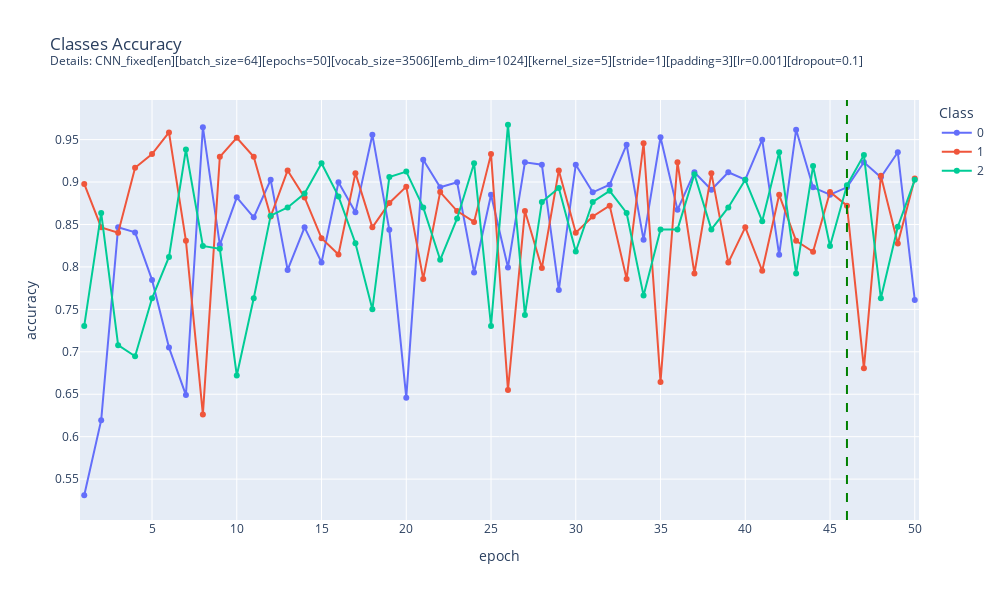

The notebook cell saved with this chart:
### Code cell
classes_res_en = pd.read_csv(classes_res_en_path)

# trick to reset index with classes values
classes_res_en["index"] = [0,1,2]*50
classes_res_en.set_index("index")

plot_classes_accuracy(
    classes_res_en, 
    vertical_line=46, # best epoch chosen
    subtitle="Details: " + BEST_CNN_EN.MODEL_DESCRIPTION
    )

### Figure 1 — Plotly figure (JSON) as saved in the notebook; plotly's stock layout.template omitted (floating-point values rounded to 4 significant figures)
{"data": [{"hovertemplate": "Class=0<br>epoch=%{x}<br>accuracy=%{y}<extra></extra>", "legendgroup": "0", "line": {"color": "#636efa", "dash": "solid"}, "marker": {"symbol": "circle"}, "mode": "lines+markers", "name": "0", "orientation": "v", "showlegend": true, "type": "scatter", "x": [1, 2, 3, 4, 5, 6, 7, 8, 9, 10, 11, 12, 13, 14, 15, 16, 17, 18, 19, 20, 21, 22, 23, 24, 25, 26, 27, 28, 29, 30, 31, 32, 33, 34, 35, 36, 37, 38, 39, 40, 41, 42, 43, 44, 45, 46, 47, 48, 49, 50], "xaxis": "x", "y": [0.531, 0.6195, 0.8466, 0.8407, 0.7847, 0.705, 0.649, 0.9646, 0.826, 0.882, 0.8584, 0.9027, 0.7965, 0.8466, 0.8053, 0.8997, 0.8643, 0.9558, 0.8437, 0.646, 0.9263, 0.8938, 0.8997, 0.7935, 0.885, 0.7994, 0.9233, 0.9204, 0.7729, 0.9204, 0.8879, 0.8968, 0.944, 0.8319, 0.9528, 0.8673, 0.9115, 0.8909, 0.9115, 0.9027, 0.9499, 0.8142, 0.9617, 0.8938, 0.885, 0.8938, 0.9233, 0.9056, 0.9351, 0.7611], "yaxis": "y"}, {"hovertemplate": "Class=1<br>epoch=%{x}<br>accuracy=%{y}<extra></extra>", "legendgroup": "1", "line": {"color": "#EF553B", "dash": "solid"}, "marker": {"symbol": "circle"}, "mode": "lines+markers", "name": "1", "orientation": "v", "showlegend": true, "type": "scatter", "x": [1, 2, 3, 4, 5, 6, 7, 8, 9, 10, 11, 12, 13, 14, 15, 16, 17, 18, 19, 20, 21, 22, 23, 24, 25, 26, 27, 28, 29, 30, 31, 32, 33, 34, 35, 36, 37, 38, 39, 40, 41, 42, 43, 44, 45, 46, 47, 48, 49, 50], "xaxis": "x", "y": [0.8978, 0.8466, 0.8403, 0.9169, 0.9329, 0.9585, 0.8307, 0.6262, 0.9297, 0.9521, 0.9297, 0.8594, 0.9137, 0.8818, 0.8339, 0.8147, 0.9105, 0.8466, 0.8754, 0.8946, 0.7859, 0.8882, 0.8658, 0.853, 0.9329, 0.655, 0.8658, 0.7987, 0.9137, 0.8403, 0.8594, 0.8722, 0.7859, 0.9457, 0.6645, 0.9233, 0.7923, 0.9105, 0.8051, 0.8466, 0.7955, 0.885, 0.8307, 0.8179, 0.8882, 0.8722, 0.6805, 0.9073, 0.8275, 0.9042], "yaxis": "y"}, {"hovertemplate": "Class=2<br>epoch=%{x}<br>accuracy=%{y}<extra></extra>", "legendgroup": "2", "line": {"color": "#00cc96", "dash": "solid"}, "marker": {"symbol": "circle"}, "mode": "lines+markers", "name": "2", "orientation": "v", "showlegend": true, "type": "scatter", "x": [1, 2, 3, 4, 5, 6, 7, 8, 9, 10, 11, 12, 13, 14, 15, 16, 17, 18, 19, 20, 21, 22, 23, 24, 25, 26, 27, 28, 29, 30, 31, 32, 33, 34, 35, 36, 37, 38, 39, 40, 41, 42, 43, 44, 45, 46, 47, 48, 49, 50], "xaxis": "x", "y": [0.7305, 0.8636, 0.7078, 0.6948, 0.763, 0.8117, 0.9383, 0.8247, 0.8214, 0.6721, 0.763, 0.8604, 0.8701, 0.8864, 0.9221, 0.8831, 0.8279, 0.75, 0.9058, 0.9123, 0.8701, 0.8084, 0.8571, 0.9221, 0.7305, 0.9675, 0.7435, 0.8766, 0.8929, 0.8182, 0.8766, 0.8896, 0.8636, 0.7662, 0.8442, 0.8442, 0.9091, 0.8442, 0.8701, 0.9026, 0.8539, 0.9351, 0.7922, 0.9188, 0.8247, 0.8961, 0.9318, 0.763, 0.8474, 0.9026], "yaxis": "y"}], "layout": {"height": 600, "legend": {"title": {"text": "Class"}, "tracegroupgap": 0}, "shapes": [{"line": {"color": "green", "dash": "dash", "width": 2}, "type": "line", "x0": 46, "x1": 46, "xref": "x", "y0": 0, "y1": 1, "yref": "y domain"}], "title": {"text": "Classes Accuracy<br><sup>Details: CNN_fixed[en][batch_size=64][epochs=50][vocab_size=3506][emb_dim=1024][kernel_size=5][stride=1][padding=3][lr=0.001][dropout=0.1]<sup>"}, "width": 1000, "xaxis": {"anchor": "y", "domain": [0, 1], "range": [0.75, 50.25], "title": {"text": "epoch"}}, "yaxis": {"anchor": "x", "domain": [0, 1], "title": {"text": "accuracy"}}}}
